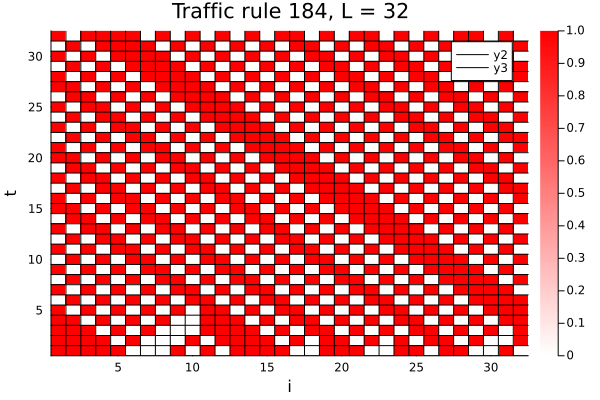

Here is the Julia script that generated this plot:
using Plots

L = 32
T = 32
p = 0.7 # probability that initial square is occupied

@enum BDC begin
    dirichlet = 1
    periodic = 2
end

function simulate(bdc::BDC) 
    M = zeros(Int8, T, L+2) # each row i represents the road at timestep i
    v = [Int8(rand() < p) for _=1:L] #initial state
    M[1,2:L+1] = v # BDC: have extra zero row and column on both sides

    for t=2:T #timesteps
        for i = 2:L+1 #squares
            me = M[t-1, i]
            left = M[t-1, i-1]
            right = M[t-1, i+1]
            if bdc == periodic
                left =  M[t-1, (i-1-2+L) % L + 2] # i-1 (left) offset by -2 to get correct modulo
                right = M[t-1, (i+1-2)   % L + 2] # 1+1 (right) offset by -2
            end
            # rule 184
            if me == 0 && left == 1
                M[t,i] = 1
            elseif me == 1 && right == 1
                M[t,i] = 1
            else
                M[t,i] = 0
            end
        end
    end
    return M
end

function draw_traffic(M)
    color = cgrad([:white,:red])
    heatmap(M[:,2:end-1], c = color)
    ex, ey = range(0.5,L-0.5,L), range(0.5,T-0.5,T)
    vline!(ex, c=:black)
    hline!(ey, c=:black)
    plot!(xlabel="i", ylabel="t")
    plot!(title = "Traffic rule 184, L = $L")
    png("Week06/traffic")
end

draw_traffic(simulate(periodic))

#=
-- Conclusions --
Pattern resembles a checker board. With L/2 cars it's a perfect pattern. With less there are some gaps. 
With more cars congestion is created as some form of "back log" and creates a filled stripe along the spacetime plot. 
=#
